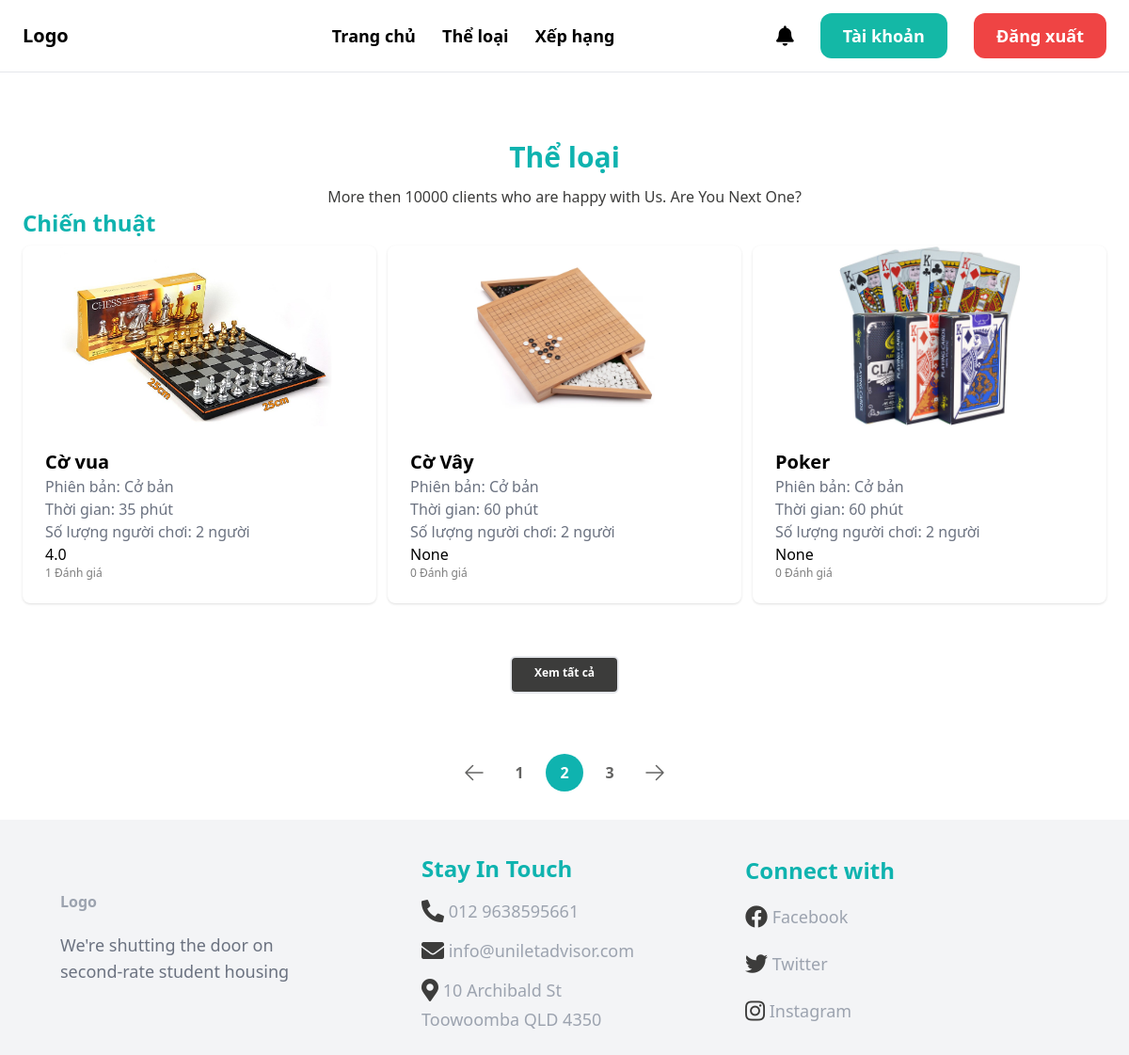
The app's page /allCategories/ (signed in) with its own data.
### boardgame/models.py (models this page shows, shortened)
class Category(models.Model):
    title = models.CharField(max_length=100, default=None)
    cid = ShortUUIDField(unique=True, primary_key=True, prefix="cat", alphabet='1234567890', length=2, max_length=6)
    description = models.TextField(null=True, blank=True)
    class Meta:
        verbose_name_plural = 'Category'

class  Boardgame(models.Model):
    AGE_RATINGS = (
        ('G', 'Phổ biến'),
        ('7+', 'Trên 7 tuổi'),
        ('12+', 'Trên 12 tuổi'),
        ('16+', 'Trên 16 tuổi'),
        ('18+', 'Trên 18 tuổi'),
    )
    STATUS_BG = (
        ('out_of_stock', 'Boardgame này đã hết'),
        ('stocking', 'Boardgame này vẫn còn'),
    )
    bgid = ShortUUIDField(unique=True, primary_key=True, prefix="bg", alphabet='1234567890', length=2, max_length=6)
    user = models.ForeignKey(User, on_delete=models.SET_NULL, null=True)
    date = models.DateTimeField(default=timezone.now)
    category= models.ForeignKey(Category, on_delete=models.SET_NULL, null=True)
    version = models.ForeignKey(Version, on_delete=models.SET_NULL, null=True)
    title = models.CharField(max_length=100)
    image = models.ImageField(upload_to="user_directory_path")
    description = models.TextField(null=True, blank=True, default="This is the boardgame")
    rule = models.TextField(null=True, blank=True, default="This is rule for boardgame")
    age_rating = models.CharField(choices=AGE_RATINGS, max_length=5, default="G")
    people = models.IntegerField()
    play_time = models.IntegerField()
    price = models.DecimalField(max_digits=99999999999999, decimal_places=2)
    author = models.ForeignKey(Author, on_delete=models.SET_NULL, null=True, blank=True)
    producer = models.ForeignKey(Producer, on_delete=models.SET_NULL, null=True, blank=True)
    publication_year = models.IntegerField(default="2000")
    boardgame_status = models.CharField(choices=STATUS_BG, max_length=20, default="out_of_stock")
    in_stock = models.PositiveIntegerField(default=0)
    order = models.PositiveIntegerField(default=0)
    rental = models.PositiveIntegerField(default=0)
    total = models.PositiveIntegerField(default=0)
    class Meta:
        verbose_name_plural = "Boardgame"
    def get_average_rating(self):
        return self.reviews.aggregate(avg_rating=Avg('rating'))['avg_rating']

class Version(models.Model):
    title = models.CharField(max_length=100, default=None)
    vid = ShortUUIDField(unique=True, primary_key=True, prefix="ver", alphabet='1234567890', length=2, max_length=6)
    description = models.TextField(null=True, blank=True)
    class Meta:
        verbose_name_plural = 'Version'
    def __str__(self):
        return self.title

### core/views.py (the view)
# urls.py: path('allCategories/', views.allCategories, name='allCategories'),
def allCategories(request):
    categories = Category.objects.all()
    return render(request, 'core/allCategories.html',{
        'categories': categories,
    })

### templates/core/allCategories.html (shortened to what this page needs)
{% extends 'core/base.html' %}
{% load static %}
{% block content %}
    <div>
        <div class="text-center pt-12 text-3xl font-bold text-[#0FB3AF]">Thể loại</div>
        <div class="text-center pt-3 text-md text-[#3C3C3B] font-['Open Sans']">More then 10000 clients who are
            happy with Us. Are You Next One?</div>
    </div>
    <div class="grid grid-row-2 gap-2 ">
        {% for categori in categories %}
            <a href="{% url "core:category" categori.cid %}">
                <p class="text-left text-2xl font-bold text-[#0FB3AF]">{{ categori.title }}</p>
            </a>
            <div class="grid grid-cols-3 gap-3 ">
                {% for boardgame in categori.boardgame_set.all|slice:":3" %}
                    <div class="shadow bg-[#ffffff] rounded-lg">
                        <a href="{% url "boardgame:detail" boardgame.bgid %}" class="boardgame-info">
                            <div >
                                <img src="{{ boardgame.image.url }}" class="rounded-t-lg object-contain max-h-48 w-full transition " sizes="100vw">
                            </div>
                            <div class="p-6 rounded-b-xl bg-white-100">
                                <h2 class="text-xl font-bold">{{ boardgame.title }}</h2>
                                <p class="text-gray-500">Phiên bản: {{ boardgame.version }}</p>
                                <p class="text-gray-500">Thời gian: {{ boardgame.play_time }} phút</p>
                                <p class="text-gray-500">Số lượng người chơi: {{ boardgame.people }} người</p>
                                {{boardgame.get_average_rating}}
                                <div class="font-thin text-[#7E7E7E] font-['Open Sans'] text-xs">
                                    {{boardgame.reviews.all.count}} Đánh giá
                                </div>
                            </div>
                        </a>
                    </div>
                {% endfor %}
            </div>
            <div class=" grid  justify-items-center items-center pt-12 ">
                <a  href="{% url "core:category" categori.cid %}"
                    class="rounded-md h-10 border-2 border-primary px-6 py-2 text-xs font-bold bg-[#3C3C3B] text-white text-center hover:bg-[#3C3C3BCC] ">
                    Xem tất cả
                </a>
            </div>
        {% endfor %}
    </div>
    <div class="grid justify-items-center bg-white pt-16 flex items-center flex-wrap">
        <nav aria-label="Page navigation">
            <ul class="inline-flex space-x-2">
                <li><button
                        class="flex items-center justify-center w-10 h-10 text-[#3C3C3BCC]  rounded-full hover:bg-[#BFF5F3]">
                        <svg xmlns="http://www.w3.org/2000/svg" fill="none" viewBox="0 0 24 24" stroke-width="1.5"
                            stroke="currentColor" class="w-full h-full p-2">
                            <path stroke-linecap="round" stroke-linejoin="round"
                                d="M10.5 19.5L3 12m0 0l7.5-7.5M3 12h18" />
                        </svg>
                </li>
                <li><button
                        class="w-10 h-10 text-[#3C3C3BCC] font-bold font-[Open Sans] rounded-full hover:bg-[#BFF5F3]">1</button>
                </li>
                <li><button
                        class="w-10 h-10 text-white font-bold font-[Open Sans] bg-[#0FB3AF] rounded-full hover:bg-[#BFF5F3] ">2</button>
                </li>
                <li><button
                        class="w-10 h-10 text-[#3C3C3BCC] font-bold font-[Open Sans] rounded-full hover:bg-[#BFF5F3]">3</button>
                </li>
                <li><button
                        class="flex items-center justify-center w-10 h-10 text-[#3C3C3BCC] rounded-full hover:bg-[#BFF5F3]">
                        <svg xmlns="http://www.w3.org/2000/svg" fill="none" viewBox="0 0 24 24" stroke-width="1.5"
                            stroke="currentColor" class="w-full h-full p-2">
                            <path stroke-linecap="round" stroke-linejoin="round"
                                d="M13.5 4.5L21 12m0 0l-7.5 7.5M21 12H3" />
                        </svg>
                </li>
            </ul>
        </nav>
    </div>
{% endblock %}

### records on screen
Category: title "Chiến thuật"
Boardgame: image (picture), title "Cờ vua", version "Cở bản", play_time "35", people "2", get_average_rating "4.0", reviews.all.count "1"
Boardgame: image (picture), title "Cờ Vây", version "Cở bản", play_time "60", people "2", get_average_rating "None", reviews.all.count "0"
Boardgame: image (picture), title "Poker", version "Cở bản", play_time "60", people "2", get_average_rating "None", reviews.all.count "0"
